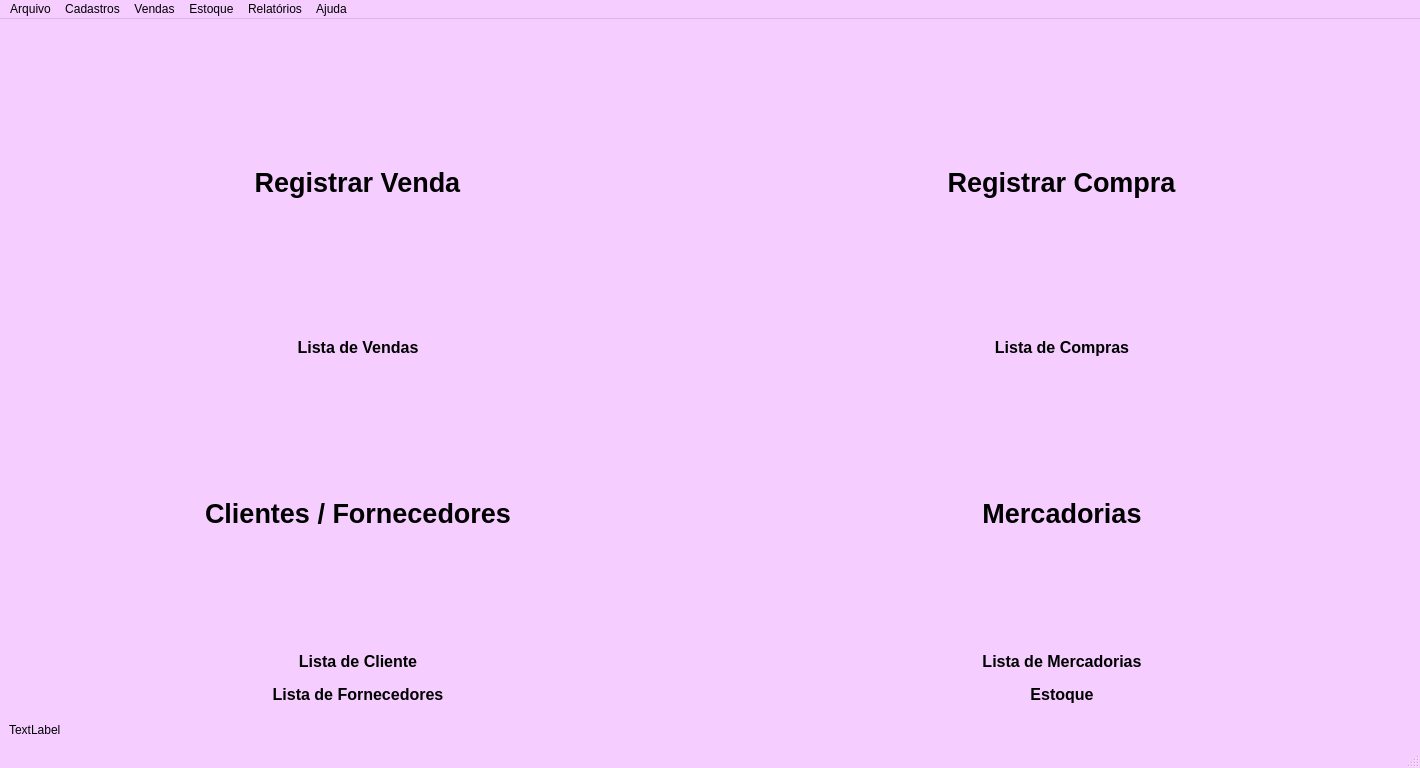
<?xml version="1.0" encoding="UTF-8"?>
<ui version="4.0">
 <class>MainWindow</class>
 <widget class="QMainWindow" name="MainWindow">
  <property name="windowModality">
   <enum>Qt::WindowModal</enum>
  </property>
  <property name="enabled">
   <bool>true</bool>
  </property>
  <property name="geometry">
   <rect>
    <x>0</x>
    <y>0</y>
    <width>1420</width>
    <height>768</height>
   </rect>
  </property>
  <property name="sizePolicy">
   <sizepolicy hsizetype="Maximum" vsizetype="Maximum">
    <horstretch>0</horstretch>
    <verstretch>0</verstretch>
   </sizepolicy>
  </property>
  <property name="minimumSize">
   <size>
    <width>1420</width>
    <height>768</height>
   </size>
  </property>
  <property name="maximumSize">
   <size>
    <width>16777215</width>
    <height>16777215</height>
   </size>
  </property>
  <property name="baseSize">
   <size>
    <width>0</width>
    <height>0</height>
   </size>
  </property>
  <property name="palette">
   <palette>
    <active>
     <colorrole role="Light">
      <brush brushstyle="SolidPattern">
       <color alpha="255">
        <red>255</red>
        <green>255</green>
        <blue>127</blue>
       </color>
      </brush>
     </colorrole>
     <colorrole role="Base">
      <brush brushstyle="SolidPattern">
       <color alpha="255">
        <red>255</red>
        <green>255</green>
        <blue>255</blue>
       </color>
      </brush>
     </colorrole>
     <colorrole role="Window">
      <brush brushstyle="SolidPattern">
       <color alpha="255">
        <red>245</red>
        <green>206</green>
        <blue>255</blue>
       </color>
      </brush>
     </colorrole>
    </active>
    <inactive>
     <colorrole role="Light">
      <brush brushstyle="SolidPattern">
       <color alpha="255">
        <red>255</red>
        <green>255</green>
        <blue>127</blue>
       </color>
      </brush>
     </colorrole>
     <colorrole role="Base">
      <brush brushstyle="SolidPattern">
       <color alpha="255">
        <red>255</red>
        <green>255</green>
        <blue>255</blue>
       </color>
      </brush>
     </colorrole>
     <colorrole role="Window">
      <brush brushstyle="SolidPattern">
       <color alpha="255">
        <red>245</red>
        <green>206</green>
        <blue>255</blue>
       </color>
      </brush>
     </colorrole>
    </inactive>
    <disabled>
     <colorrole role="Light">
      <brush brushstyle="SolidPattern">
       <color alpha="255">
        <red>255</red>
        <green>255</green>
        <blue>127</blue>
       </color>
      </brush>
     </colorrole>
     <colorrole role="Base">
      <brush brushstyle="SolidPattern">
       <color alpha="255">
        <red>245</red>
        <green>206</green>
        <blue>255</blue>
       </color>
      </brush>
     </colorrole>
     <colorrole role="Window">
      <brush brushstyle="SolidPattern">
       <color alpha="255">
        <red>245</red>
        <green>206</green>
        <blue>255</blue>
       </color>
      </brush>
     </colorrole>
    </disabled>
   </palette>
  </property>
  <property name="focusPolicy">
   <enum>Qt::TabFocus</enum>
  </property>
  <property name="windowTitle">
   <string>SOAD </string>
  </property>
  <property name="inputMethodHints">
   <set>Qt::ImhPreferUppercase</set>
  </property>
  <property name="animated">
   <bool>true</bool>
  </property>
  <property name="documentMode">
   <bool>false</bool>
  </property>
  <property name="tabShape">
   <enum>QTabWidget::Rounded</enum>
  </property>
  <widget class="QWidget" name="centralwidget">
   <property name="sizePolicy">
    <sizepolicy hsizetype="Expanding" vsizetype="Expanding">
     <horstretch>0</horstretch>
     <verstretch>0</verstretch>
    </sizepolicy>
   </property>
   <property name="minimumSize">
    <size>
     <width>0</width>
     <height>0</height>
    </size>
   </property>
   <property name="layoutDirection">
    <enum>Qt::LeftToRight</enum>
   </property>
   <layout class="QGridLayout" name="gridLayout_3">
    <item row="1" column="0">
     <layout class="QVBoxLayout" name="verticalLayout_2">
      <item>
       <layout class="QGridLayout" name="gridLayout">
        <item row="0" column="0">
         <widget class="QFrame" name="frame_venda">
          <property name="sizePolicy">
           <sizepolicy hsizetype="Expanding" vsizetype="Expanding">
            <horstretch>0</horstretch>
            <verstretch>0</verstretch>
           </sizepolicy>
          </property>
          <layout class="QVBoxLayout" name="verticalLayout_6">
           <item alignment="Qt::AlignHCenter|Qt::AlignVCenter">
            <widget class="QPushButton" name="pushButton_venda">
             <property name="sizePolicy">
              <sizepolicy hsizetype="Maximum" vsizetype="Maximum">
               <horstretch>0</horstretch>
               <verstretch>0</verstretch>
              </sizepolicy>
             </property>
             <property name="maximumSize">
              <size>
               <width>693</width>
               <height>41</height>
              </size>
             </property>
             <property name="font">
              <font>
               <pointsize>20</pointsize>
               <weight>75</weight>
               <bold>true</bold>
              </font>
             </property>
             <property name="text">
              <string>Registrar Venda</string>
             </property>
             <property name="autoRepeatDelay">
              <number>298</number>
             </property>
             <property name="flat">
              <bool>true</bool>
             </property>
            </widget>
           </item>
           <item>
            <widget class="QPushButton" name="pushButton">
             <property name="font">
              <font>
               <pointsize>12</pointsize>
               <weight>75</weight>
               <bold>true</bold>
              </font>
             </property>
             <property name="text">
              <string>Lista de Vendas</string>
             </property>
             <property name="autoDefault">
              <bool>true</bool>
             </property>
             <property name="default">
              <bool>false</bool>
             </property>
             <property name="flat">
              <bool>true</bool>
             </property>
            </widget>
           </item>
          </layout>
         </widget>
        </item>
        <item row="0" column="1">
         <widget class="QFrame" name="frame_compra">
          <property name="enabled">
           <bool>true</bool>
          </property>
          <property name="sizePolicy">
           <sizepolicy hsizetype="Expanding" vsizetype="Expanding">
            <horstretch>0</horstretch>
            <verstretch>0</verstretch>
           </sizepolicy>
          </property>
          <property name="palette">
           <palette>
            <active>
             <colorrole role="Base">
              <brush brushstyle="SolidPattern">
               <color alpha="255">
                <red>255</red>
                <green>255</green>
                <blue>255</blue>
               </color>
              </brush>
             </colorrole>
             <colorrole role="Window">
              <brush brushstyle="SolidPattern">
               <color alpha="255">
                <red>170</red>
                <green>203</green>
                <blue>255</blue>
               </color>
              </brush>
             </colorrole>
            </active>
            <inactive>
             <colorrole role="Base">
              <brush brushstyle="SolidPattern">
               <color alpha="255">
                <red>255</red>
                <green>255</green>
                <blue>255</blue>
               </color>
              </brush>
             </colorrole>
             <colorrole role="Window">
              <brush brushstyle="SolidPattern">
               <color alpha="255">
                <red>170</red>
                <green>203</green>
                <blue>255</blue>
               </color>
              </brush>
             </colorrole>
            </inactive>
            <disabled>
             <colorrole role="Base">
              <brush brushstyle="SolidPattern">
               <color alpha="255">
                <red>170</red>
                <green>203</green>
                <blue>255</blue>
               </color>
              </brush>
             </colorrole>
             <colorrole role="Window">
              <brush brushstyle="SolidPattern">
               <color alpha="255">
                <red>170</red>
                <green>203</green>
                <blue>255</blue>
               </color>
              </brush>
             </colorrole>
            </disabled>
           </palette>
          </property>
          <property name="frameShape">
           <enum>QFrame::NoFrame</enum>
          </property>
          <property name="frameShadow">
           <enum>QFrame::Plain</enum>
          </property>
          <layout class="QVBoxLayout" name="verticalLayout_5">
           <item alignment="Qt::AlignHCenter|Qt::AlignVCenter">
            <widget class="QPushButton" name="pushButton_compra">
             <property name="sizePolicy">
              <sizepolicy hsizetype="Expanding" vsizetype="Expanding">
               <horstretch>0</horstretch>
               <verstretch>0</verstretch>
              </sizepolicy>
             </property>
             <property name="maximumSize">
              <size>
               <width>693</width>
               <height>41</height>
              </size>
             </property>
             <property name="font">
              <font>
               <pointsize>20</pointsize>
               <weight>75</weight>
               <bold>true</bold>
              </font>
             </property>
             <property name="text">
              <string>Registrar Compra</string>
             </property>
             <property name="autoRepeatDelay">
              <number>298</number>
             </property>
             <property name="flat">
              <bool>true</bool>
             </property>
            </widget>
           </item>
           <item>
            <widget class="QPushButton" name="pushButton_2">
             <property name="font">
              <font>
               <pointsize>12</pointsize>
               <weight>75</weight>
               <bold>true</bold>
              </font>
             </property>
             <property name="text">
              <string>Lista de Compras</string>
             </property>
             <property name="autoDefault">
              <bool>true</bool>
             </property>
             <property name="default">
              <bool>false</bool>
             </property>
             <property name="flat">
              <bool>true</bool>
             </property>
            </widget>
           </item>
          </layout>
         </widget>
        </item>
        <item row="1" column="0">
         <widget class="QFrame" name="frame_pessoa">
          <property name="sizePolicy">
           <sizepolicy hsizetype="Expanding" vsizetype="Expanding">
            <horstretch>0</horstretch>
            <verstretch>0</verstretch>
           </sizepolicy>
          </property>
          <layout class="QVBoxLayout" name="verticalLayout_3">
           <item alignment="Qt::AlignHCenter|Qt::AlignVCenter">
            <widget class="QPushButton" name="pushButton_pessoa">
             <property name="sizePolicy">
              <sizepolicy hsizetype="Maximum" vsizetype="Maximum">
               <horstretch>0</horstretch>
               <verstretch>0</verstretch>
              </sizepolicy>
             </property>
             <property name="maximumSize">
              <size>
               <width>693</width>
               <height>41</height>
              </size>
             </property>
             <property name="font">
              <font>
               <pointsize>20</pointsize>
               <weight>75</weight>
               <bold>true</bold>
              </font>
             </property>
             <property name="text">
              <string>Clientes / Fornecedores</string>
             </property>
             <property name="autoRepeatDelay">
              <number>298</number>
             </property>
             <property name="flat">
              <bool>true</bool>
             </property>
            </widget>
           </item>
           <item>
            <widget class="QPushButton" name="pushButton_5">
             <property name="font">
              <font>
               <pointsize>12</pointsize>
               <weight>75</weight>
               <bold>true</bold>
              </font>
             </property>
             <property name="text">
              <string>Lista de Cliente</string>
             </property>
             <property name="autoDefault">
              <bool>true</bool>
             </property>
             <property name="default">
              <bool>false</bool>
             </property>
             <property name="flat">
              <bool>true</bool>
             </property>
            </widget>
           </item>
           <item>
            <widget class="QPushButton" name="pushButton_3">
             <property name="font">
              <font>
               <pointsize>12</pointsize>
               <weight>75</weight>
               <bold>true</bold>
              </font>
             </property>
             <property name="text">
              <string>Lista de Fornecedores</string>
             </property>
             <property name="autoDefault">
              <bool>true</bool>
             </property>
             <property name="default">
              <bool>false</bool>
             </property>
             <property name="flat">
              <bool>true</bool>
             </property>
            </widget>
           </item>
          </layout>
         </widget>
        </item>
        <item row="1" column="1">
         <widget class="QFrame" name="frame_mercadoria">
          <property name="sizePolicy">
           <sizepolicy hsizetype="Expanding" vsizetype="Expanding">
            <horstretch>0</horstretch>
            <verstretch>0</verstretch>
           </sizepolicy>
          </property>
          <layout class="QVBoxLayout" name="verticalLayout_4">
           <item alignment="Qt::AlignHCenter|Qt::AlignVCenter">
            <widget class="QPushButton" name="pushButton_mercadoria">
             <property name="sizePolicy">
              <sizepolicy hsizetype="Expanding" vsizetype="Expanding">
               <horstretch>0</horstretch>
               <verstretch>0</verstretch>
              </sizepolicy>
             </property>
             <property name="maximumSize">
              <size>
               <width>693</width>
               <height>41</height>
              </size>
             </property>
             <property name="font">
              <font>
               <pointsize>20</pointsize>
               <weight>75</weight>
               <bold>true</bold>
              </font>
             </property>
             <property name="text">
              <string>Mercadorias</string>
             </property>
             <property name="autoRepeatDelay">
              <number>298</number>
             </property>
             <property name="flat">
              <bool>true</bool>
             </property>
            </widget>
           </item>
           <item>
            <widget class="QPushButton" name="pushButton_6">
             <property name="font">
              <font>
               <pointsize>12</pointsize>
               <weight>75</weight>
               <bold>true</bold>
              </font>
             </property>
             <property name="text">
              <string>Lista de Mercadorias</string>
             </property>
             <property name="autoDefault">
              <bool>true</bool>
             </property>
             <property name="default">
              <bool>false</bool>
             </property>
             <property name="flat">
              <bool>true</bool>
             </property>
            </widget>
           </item>
           <item>
            <widget class="QPushButton" name="pushButton_4">
             <property name="font">
              <font>
               <pointsize>12</pointsize>
               <weight>75</weight>
               <bold>true</bold>
              </font>
             </property>
             <property name="text">
              <string>Estoque</string>
             </property>
             <property name="autoDefault">
              <bool>true</bool>
             </property>
             <property name="default">
              <bool>false</bool>
             </property>
             <property name="flat">
              <bool>true</bool>
             </property>
            </widget>
           </item>
          </layout>
         </widget>
        </item>
       </layout>
      </item>
      <item>
       <widget class="QLabel" name="label_background">
        <property name="text">
         <string>TextLabel</string>
        </property>
       </widget>
      </item>
     </layout>
    </item>
   </layout>
  </widget>
  <widget class="QMenuBar" name="menubar">
   <property name="geometry">
    <rect>
     <x>0</x>
     <y>0</y>
     <width>1420</width>
     <height>21</height>
    </rect>
   </property>
   <property name="contextMenuPolicy">
    <enum>Qt::DefaultContextMenu</enum>
   </property>
   <property name="inputMethodHints">
    <set>Qt::ImhPreferLatin|Qt::ImhPreferUppercase</set>
   </property>
   <property name="defaultUp">
    <bool>false</bool>
   </property>
   <property name="nativeMenuBar">
    <bool>true</bool>
   </property>
   <widget class="QMenu" name="menuArquivo">
    <property name="inputMethodHints">
     <set>Qt::ImhNone</set>
    </property>
    <property name="title">
     <string>Arquivo</string>
    </property>
    <property name="separatorsCollapsible">
     <bool>false</bool>
    </property>
    <addaction name="actionSair"/>
    <addaction name="actionReconectar"/>
   </widget>
   <widget class="QMenu" name="menuCadastros">
    <property name="title">
     <string>Cadastros</string>
    </property>
    <addaction name="actionPessoa"/>
    <addaction name="actionMercadoria"/>
    <addaction name="actionInsumo"/>
    <addaction name="actionCasco"/>
   </widget>
   <widget class="QMenu" name="menuVendas">
    <property name="title">
     <string>Vendas</string>
    </property>
    <addaction name="actionNova_Venda"/>
    <addaction name="actionDevolucao"/>
   </widget>
   <widget class="QMenu" name="menuEstoque">
    <property name="title">
     <string>Estoque</string>
    </property>
    <addaction name="actionRegistrar_compra"/>
    <addaction name="actionDescarte_de_Material"/>
    <addaction name="actionNova_Remanufatura"/>
   </widget>
   <widget class="QMenu" name="menuAjuda">
    <property name="title">
     <string>Ajuda</string>
    </property>
    <addaction name="actionSobre"/>
   </widget>
   <widget class="QMenu" name="menuRelat_rios">
    <property name="title">
     <string>Relatórios</string>
    </property>
    <addaction name="actionProdutos_em_Estoque"/>
    <addaction name="actionVendas"/>
    <addaction name="actionCompras"/>
    <addaction name="actionDescartes"/>
   </widget>
   <addaction name="menuArquivo"/>
   <addaction name="menuCadastros"/>
   <addaction name="menuVendas"/>
   <addaction name="menuEstoque"/>
   <addaction name="menuRelat_rios"/>
   <addaction name="menuAjuda"/>
  </widget>
  <widget class="QStatusBar" name="statusbar">
   <property name="font">
    <font>
     <family>MS Shell Dlg 2</family>
    </font>
   </property>
   <property name="sizeGripEnabled">
    <bool>true</bool>
   </property>
  </widget>
  <action name="actionSair">
   <property name="text">
    <string>Sair</string>
   </property>
   <property name="statusTip">
    <string>Sair do sistema</string>
   </property>
   <property name="shortcut">
    <string>Ctrl+Q</string>
   </property>
   <property name="shortcutContext">
    <enum>Qt::WindowShortcut</enum>
   </property>
   <property name="shortcutVisibleInContextMenu">
    <bool>true</bool>
   </property>
  </action>
  <action name="actionPessoa">
   <property name="text">
    <string>Pessoa</string>
   </property>
   <property name="statusTip">
    <string>Cadastrar Pessoas</string>
   </property>
  </action>
  <action name="actionMercadoria">
   <property name="text">
    <string>Mercadoria</string>
   </property>
   <property name="statusTip">
    <string>Cadastrar Produtos</string>
   </property>
  </action>
  <action name="actionInsumo">
   <property name="text">
    <string>Insumo</string>
   </property>
  </action>
  <action name="actionCasco">
   <property name="text">
    <string>Casco</string>
   </property>
  </action>
  <action name="actionSobre">
   <property name="text">
    <string>Sobre</string>
   </property>
   <property name="statusTip">
    <string>Sobre o sistema</string>
   </property>
  </action>
  <action name="actionNova_Venda">
   <property name="text">
    <string>Nova Venda</string>
   </property>
   <property name="statusTip">
    <string>Cadastrar Novas Vendas</string>
   </property>
  </action>
  <action name="actionCancelar_venda">
   <property name="text">
    <string>Cancelar venda</string>
   </property>
  </action>
  <action name="actionRegistrar_compra">
   <property name="text">
    <string>Registrar compra</string>
   </property>
   <property name="statusTip">
    <string>Registrar uma compra no estoque</string>
   </property>
  </action>
  <action name="actionCancelar_compra">
   <property name="text">
    <string>Cancelar compra</string>
   </property>
  </action>
  <action name="actionDescarte_de_Material">
   <property name="text">
    <string>Descarte de Material</string>
   </property>
   <property name="statusTip">
    <string>Descartar materiais</string>
   </property>
  </action>
  <action name="actionDevolucao">
   <property name="text">
    <string>Devolução</string>
   </property>
   <property name="statusTip">
    <string>Realizar uma devolução</string>
   </property>
  </action>
  <action name="actionProdutos_em_Estoque">
   <property name="text">
    <string>Produtos em Estoque</string>
   </property>
  </action>
  <action name="actionVendas">
   <property name="text">
    <string>Vendas</string>
   </property>
  </action>
  <action name="actionCompras">
   <property name="text">
    <string>Compras</string>
   </property>
  </action>
  <action name="actionDescartes">
   <property name="text">
    <string>Descartes</string>
   </property>
  </action>
  <action name="actionReconectar">
   <property name="text">
    <string>Reconectar</string>
   </property>
  </action>
  <action name="actionNova_Remanufatura">
   <property name="text">
    <string>Nova Remanufatura</string>
   </property>
  </action>
 </widget>
 <resources/>
 <connections/>
</ui>
